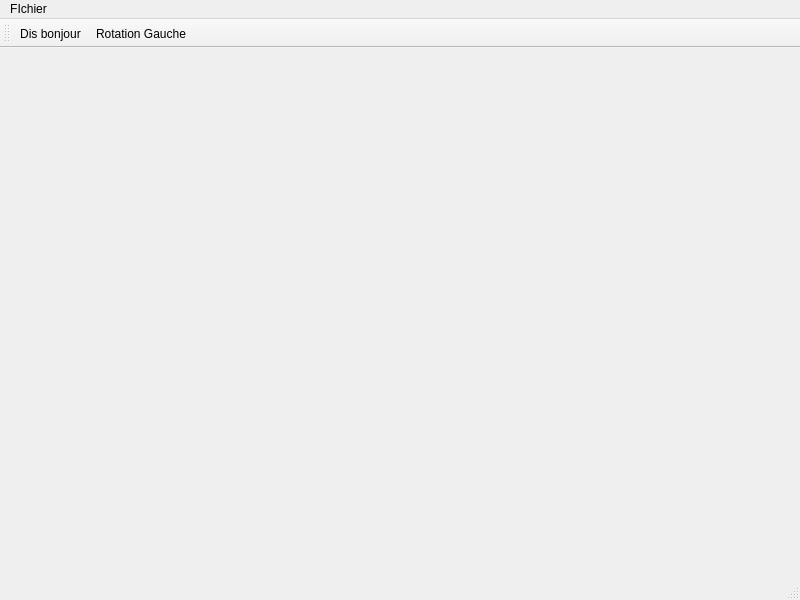
<?xml version="1.0" encoding="UTF-8"?>
<ui version="4.0">
 <class>MainWindow</class>
 <widget class="QMainWindow" name="MainWindow">
  <property name="geometry">
   <rect>
    <x>0</x>
    <y>0</y>
    <width>800</width>
    <height>600</height>
   </rect>
  </property>
  <property name="windowTitle">
   <string>MainWindow</string>
  </property>
  <widget class="QWidget" name="centralwidget"/>
  <widget class="QMenuBar" name="menubar">
   <property name="geometry">
    <rect>
     <x>0</x>
     <y>0</y>
     <width>800</width>
     <height>21</height>
    </rect>
   </property>
   <widget class="QMenu" name="menuFIchier">
    <property name="title">
     <string>FIchier</string>
    </property>
    <addaction name="actionDis_bonjour"/>
   </widget>
   <addaction name="menuFIchier"/>
  </widget>
  <widget class="QStatusBar" name="statusbar"/>
  <widget class="QToolBar" name="toolBar">
   <property name="windowTitle">
    <string>toolBar</string>
   </property>
   <attribute name="toolBarArea">
    <enum>TopToolBarArea</enum>
   </attribute>
   <attribute name="toolBarBreak">
    <bool>false</bool>
   </attribute>
   <addaction name="actionDis_bonjour"/>
   <addaction name="actionRotation_Gauche"/>
  </widget>
  <action name="actionDis_bonjour">
   <property name="text">
    <string>Dis bonjour</string>
   </property>
  </action>
  <action name="actionRotation_Gauche">
   <property name="text">
    <string>Rotation Gauche</string>
   </property>
  </action>
 </widget>
 <resources/>
 <connections/>
</ui>
